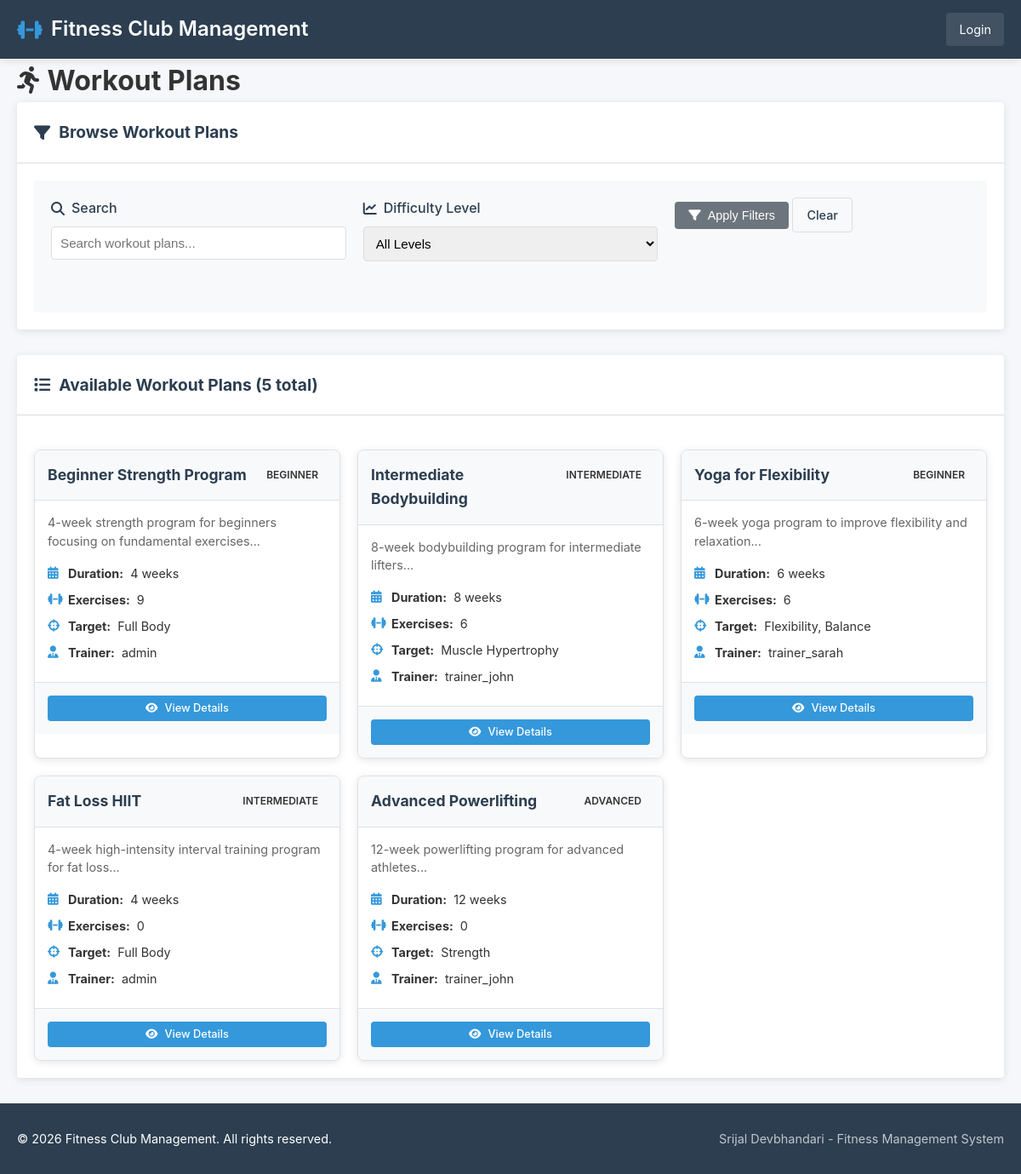
Screenshot of /workouts/plans.php with the database file from the repository.
### tables this page shows
CREATE TABLE workout_plans (
    id INT PRIMARY KEY AUTO_INCREMENT,
    plan_name VARCHAR(100) NOT NULL,
    description TEXT,
    difficulty_level ENUM('Beginner', 'Intermediate', 'Advanced') DEFAULT 'Beginner',
    duration_weeks INT DEFAULT 4,
    target_area VARCHAR(100),
    equipment_needed TEXT,
    created_by INT,
    created_at TIMESTAMP DEFAULT CURRENT_TIMESTAMP,
    is_active BOOLEAN DEFAULT TRUE,
    FOREIGN KEY (created_by) REFERENCES users(id),
    INDEX idx_difficulty (difficulty_level)
);

CREATE TABLE users (
    id INT PRIMARY KEY AUTO_INCREMENT,
    username VARCHAR(50) UNIQUE NOT NULL,
    email VARCHAR(100) UNIQUE NOT NULL,
    password_hash VARCHAR(255) NOT NULL,
    role ENUM('admin', 'trainer', 'member') DEFAULT 'member',
    created_at TIMESTAMP DEFAULT CURRENT_TIMESTAMP,
    last_login DATETIME,
    status ENUM('active', 'inactive') DEFAULT 'active'
);

### includes/functions.php (called while the page is built, shortened)
<?php
function is_logged_in()
{
    return isset($_SESSION['user_id']);
}
function e($string)
{
    return htmlspecialchars($string ?? '', ENT_QUOTES, 'UTF-8');
}
?>

### public/workouts/plans.php (the view, shortened to what this page needs)
<?php
require_once '../../config/config.php';
require_once '../../includes/functions.php';
include '../../includes/header.php';
$member_id = is_member() ? get_member_id() : null;
$limit = 15;
$page = isset($_GET['page']) ? (int) $_GET['page'] : 1;
$offset = ($page - 1) * $limit;
$search = isset($_GET['search']) ? trim($_GET['search']) : '';
$where_clauses = ["wp.is_active = 1"];
$params = [];
$where_sql = 'WHERE ' . implode(' AND ', $where_clauses);
$count_sql = "
    SELECT COUNT(DISTINCT wp.id) as total
    FROM workout_plans wp
    LEFT JOIN member_workouts mw ON wp.id = mw.workout_plan_id AND mw.member_id = ?
    $where_sql
";
$stmt = $pdo->prepare($count_sql);
$count_params = array_merge([$member_id], $params);
$stmt->execute($count_params);
$total_plans = $stmt->fetch()['total'];
$sql = "
    SELECT DISTINCT wp.*,
           u.username as created_by_name,
           (SELECT COUNT(*) FROM workout_exercises WHERE workout_plan_id = wp.id) as total_exercises,
           mw.status as assignment_status,
           mw.start_date as assignment_start,
           mw.end_date as assignment_end
    FROM workout_plans wp
    LEFT JOIN users u ON wp.created_by = u.id
    LEFT JOIN member_workouts mw ON wp.id = mw.workout_plan_id AND mw.member_id = ?
    $where_sql
    ORDER BY
        CASE WHEN mw.status = 'Active' THEN 1 ELSE 2 END,
        wp.created_at DESC
    LIMIT ? OFFSET ?
";
$params[] = $member_id;
$params[] = $limit;
$params[] = $offset;
$stmt = $pdo->prepare($sql);
$stmt->execute($params);
$workout_plans = $stmt->fetchAll();
?>
<div class="content-header">
    <h1><i class="fas fa-running"></i> Workout Plans</h1>
</div>
<div class="content-card">
    <div class="card-header">
        <h2><i class="fas fa-filter"></i> Browse Workout Plans</h2>
    </div>
    <div class="card-body">
        <form method="GET" action="" class="filter-form">
            <div class="form-row">
                <div class="form-group">
                    <label for="search"><i class="fas fa-search"></i> Search</label>
                    <input type="text" id="search" name="search" value="<?php echo e($search); ?>"
                        placeholder="Search workout plans...">
                </div>
                <div class="form-group">
                    <label for="difficulty"><i class="fas fa-chart-line"></i> Difficulty Level</label>
                    <select id="difficulty" name="difficulty">
                        <option value="">All Levels</option>
                    </select>
                </div>
                <div class="form-group">
                    <button type="submit" class="btn btn-secondary">
                        <i class="fas fa-filter"></i> Apply Filters
                    </button>
                    <a href="plans.php" class="btn btn-outline">Clear</a>
                </div>
            </div>
        </form>
    </div>
</div>
<div class="content-card">
    <div class="card-header">
        <h2><i class="fas fa-list"></i> Available Workout Plans (<?php echo e($total_plans); ?> total)</h2>
    </div>
    <div class="card-body">
        <?php if ($workout_plans): ?>
            <div class="workout-grid">
                <?php foreach ($workout_plans as $plan):
                    $difficulty_class = strtolower($plan['difficulty_level']);
                    $is_assigned = $plan['assignment_status'] === 'Active';
                    ?>
                    <div class="workout-card <?php echo $is_assigned ? 'assigned' : ''; ?>">
                        <div class="workout-card-header">
                            <h3><?php echo e($plan['plan_name']); ?></h3>
                            <?php if ($is_assigned): ?>
                                <span class="status-badge success">Assigned to You</span>
                            <?php else: ?>
                                <span class="status-badge <?php echo $difficulty_class; ?>">
                                    <?php echo e($plan['difficulty_level']); ?>
                                </span>
                            <?php endif; ?>
                        </div>
                        <div class="workout-card-body">
                            <?php if ($plan['description']): ?>
                                <p class="workout-description"><?php echo e(substr($plan['description'], 0, 100)); ?>...</p>
                            <?php endif; ?>
                            <div class="workout-details">
                                <p><i class="fas fa-calendar-alt"></i>
                                    <strong>Duration:</strong> <?php echo e($plan['duration_weeks']); ?> weeks
                                </p>
                                <p><i class="fas fa-dumbbell"></i>
                                    <strong>Exercises:</strong> <?php echo e($plan['total_exercises']); ?>
                                </p>
                                <?php if ($plan['target_area']): ?>
                                    <p><i class="fas fa-crosshairs"></i>
                                        <strong>Target:</strong> <?php echo e($plan['target_area']); ?>
                                    </p>
                                <?php endif; ?>
                                <?php if ($plan['created_by_name']): ?>
                                    <p><i class="fas fa-user-tie"></i>
                                        <strong>Trainer:</strong> <?php echo e($plan['created_by_name']); ?>
                                    </p>
                                <?php endif; ?>
                            </div>
                        </div>
                        <div class="workout-card-footer">
                            <a href="view.php?id=<?php echo e($plan['id']); ?>" class="btn btn-sm btn-block btn-primary">
                                <i class="fas fa-eye"></i> View Details
                            </a>
                        </div>
                    </div>
                <?php endforeach; ?>
            </div>
        <?php endif; ?>
    </div>
</div>
<?php include '../../includes/footer.php'; ?>

### includes/header.php (shortened to what this page needs)
<!DOCTYPE html>
<html lang="en">
<head>
    <link rel="stylesheet" href="<?php echo BASE_URL; ?>/assets/css/style.css">
    <link rel="stylesheet" href="https://cdnjs.cloudflare.com/ajax/libs/font-awesome/6.4.0/css/all.min.css">
</head>
<body>
    <header class="main-header">
        <div class="container">
            <div class="header-content">
                <div class="logo">
                    <h1><i class="fas fa-dumbbell"></i> <?php echo e(SITE_NAME); ?></h1>
                </div>
                <div class="user-info">
                    <?php if (is_logged_in()): ?>
                        <span class="welcome">Welcome, <?php echo e($_SESSION['user_name'] ?? 'User'); ?></span>
                        <span class="role-badge <?php echo e($_SESSION['user_role'] ?? 'member'); ?>">
                            <?php echo e(ucfirst($_SESSION['user_role'] ?? 'member')); ?>
                        </span>
                        <a href="<?php echo BASE_URL; ?>/public/logout.php" class="logout-btn"><i
                                class="fas fa-sign-out-alt"></i> Logout</a>
                    <?php else: ?>
                        <a href="<?php echo BASE_URL; ?>/public/login.php" class="login-btn">Login</a>
                    <?php endif; ?>
                </div>
            </div>
        </div>
    </header>
    <main class="container">

### includes/footer.php (shortened to what this page needs)
</main>
<footer class="main-footer">
    <div class="container">
        <div class="footer-content">
            <p>&copy; <?php echo date('Y'); ?> <?php echo e(SITE_NAME); ?>. All rights reserved.</p>
            <p class="version">Srijal Devbhandari - Fitness Management System</p>
        </div>
    </div>
</footer>
</body>
</html>

### assets/css/style.css (style rules this page uses)
* { margin: 0; padding: 0; box-sizing: border-box; }
:root { --primary-color: #2c3e50; --secondary-color: #3498db; --success-color: #27ae60; --warning-color: #f39c12; --danger-color: #e74c3c; --info-color: #2980b9; --light-color: #ecf0f1; --dark-color: #2c3e50; --gray-color: #95a5a6; --border-color: #ddd; --shadow: 0 2px 10px rgba(0, 0, 0, 0.1); --border-radius: 4px; --transition: all 0.3s ease; }
body { font-family: -apple-system, BlinkMacSystemFont, 'Segoe UI', Roboto, Oxygen, Ubuntu, sans-serif; line-height: 1.6; color: #333; background-color: #f5f7fa; min-height: 100vh; display: flex; flex-direction: column; }
.container { max-width: 1200px; margin: 0 auto; padding: 0 20px; width: 100%; }
.main-header { background-color: var(--primary-color); color: white; padding: 15px 0; box-shadow: var(--shadow); }
.header-content { display: flex; justify-content: space-between; align-items: center; }
.logo h1 { font-size: 1.5rem; font-weight: 600; display: flex; align-items: center; gap: 10px; }
.logo i { color: var(--secondary-color); }
.user-info { display: flex; align-items: center; gap: 15px; }
.logout-btn, .login-btn { color: white; text-decoration: none; padding: 8px 15px; border-radius: var(--border-radius); background-color: rgba(255, 255, 255, 0.1); transition: var(--transition); display: flex; align-items: center; gap: 5px; font-size: 0.9rem; }
main { flex: 1; padding: 30px 0; }
.content-card { background: white; border-radius: var(--border-radius); box-shadow: var(--shadow); margin-bottom: 30px; overflow: hidden; }
.card-header { padding: 20px; border-bottom: 1px solid var(--border-color); display: flex; justify-content: space-between; align-items: center; }
.card-header h2 { font-size: 1.2rem; color: var(--dark-color); display: flex; align-items: center; gap: 10px; }
.card-body { padding: 20px; }
.status-badge, .badge { display: inline-block; padding: 4px 10px; border-radius: 20px; font-size: 0.75rem; font-weight: 600; text-transform: uppercase; }
.btn { display: inline-flex; align-items: center; justify-content: center; gap: 8px; padding: 8px 16px; border: none; border-radius: var(--border-radius); font-size: 0.9rem; font-weight: 500; text-decoration: none; cursor: pointer; transition: var(--transition); white-space: nowrap; }
.btn-sm { padding: 5px 10px; font-size: 0.8rem; }
.btn-block { width: 100%; }
.btn-primary { background-color: var(--secondary-color); color: white; }
.btn-secondary { background-color: #6c757d; color: white; }
.btn-outline { background-color: transparent; border: 1px solid var(--border-color); color: var(--dark-color); }
.form-row { display: grid; grid-template-columns: repeat(auto-fit, minmax(250px, 1fr)); gap: 20px; margin-bottom: 20px; }
.form-group { margin-bottom: 20px; }
.form-group label { display: block; margin-bottom: 8px; font-weight: 500; color: var(--dark-color); display: flex; align-items: center; gap: 8px; }
.form-group input, .form-group select, .form-group textarea { width: 100%; padding: 10px; border: 1px solid var(--border-color); border-radius: var(--border-radius); font-size: 0.95rem; transition: var(--transition); }
.filter-form { background: #f8f9fa; padding: 20px; border-radius: var(--border-radius); }
.main-footer { background-color: var(--dark-color); color: white; padding: 30px 0; margin-top: auto; }
.footer-content { display: flex; justify-content: space-between; align-items: center; flex-wrap: wrap; gap: 20px; }
.footer-content p { margin: 0; font-size: 0.9rem; }
.version { opacity: 0.7; font-size: 0.8rem; }

### rows the page displays
workout_plans: plan_name "Beginner Strength Program", difficulty_level "BEGINNER", description "4-week strength program for beginners focusing on fundamental exercises", duration_weeks "4", total_exercises "9", target_area "Full Body", created_by.username "admin"
workout_plans: plan_name "Intermediate Bodybuilding", difficulty_level "INTERMEDIATE", description "8-week bodybuilding program for intermediate lifters", duration_weeks "8", total_exercises "6", target_area "Muscle Hypertrophy", created_by.username "trainer_john"
workout_plans: plan_name "Yoga for Flexibility", difficulty_level "BEGINNER", description "6-week yoga program to improve flexibility and relaxation", duration_weeks "6", total_exercises "6", target_area "Flexibility, Balance", created_by.username "trainer_sarah"
workout_plans: plan_name "Fat Loss HIIT", difficulty_level "INTERMEDIATE", description "4-week high-intensity interval training program for fat loss", duration_weeks "4", total_exercises "0", target_area "Full Body", created_by.username "admin"
workout_plans: plan_name "Advanced Powerlifting", difficulty_level "ADVANCED", description "12-week powerlifting program for advanced athletes", duration_weeks "12", total_exercises "0", target_area "Strength", created_by.username "trainer_john"

### other values shown
SITE_NAME "Fitness Club Management"
$total_plans "5"
